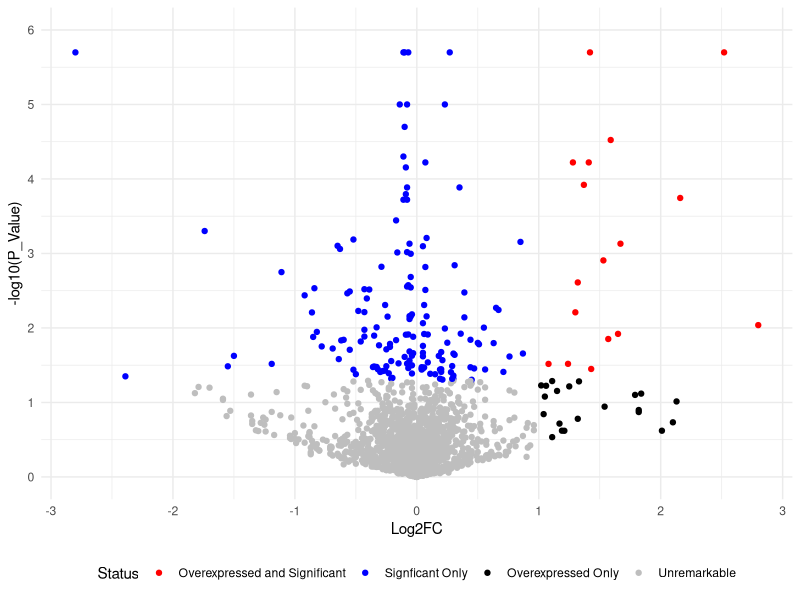

Write R code to recreate this figure.
# Create a CAMK Volcano Plot

library(tidyverse)

dataset <- read_csv("results/CAMK_subset_SCZ_lookup.csv") |>
  mutate(indicator = case_when(
    P_Value < 0.05 & Log2FC > 1 ~ "HiSig",
    P_Value < 0.05 ~ "Sig",
    Log2FC > 1 ~ "Hi",
    TRUE ~ "None"
  ),
  P_Value = if_else(P_Value == 0, 0.000002, P_Value))


g <- ggplot(dataset, aes(x = Log2FC, y = -log10(P_Value), color = indicator))

p <- g + geom_point() +
  theme_minimal() +
  scale_color_manual(
    breaks = c("HiSig", "Sig", "Hi", "None"),
    labels = c("Overexpressed and Significant", "Signficant Only", "Overexpressed Only", "Unremarkable"),
    values = c("red", "blue", "black", "grey"),
    name = "Status"
  ) +
  scale_x_continuous(breaks = seq(-3, 3, 1)) +
  scale_y_continuous(breaks = seq(0, 6, 1),
                     limits = c(0, 6)) +
  theme(legend.position = "bottom")

ggsave("CAMK-Volcano-Plot.png", plot = p, width = 16, height = 8, units = "in", path = "figures", bg = "white")

